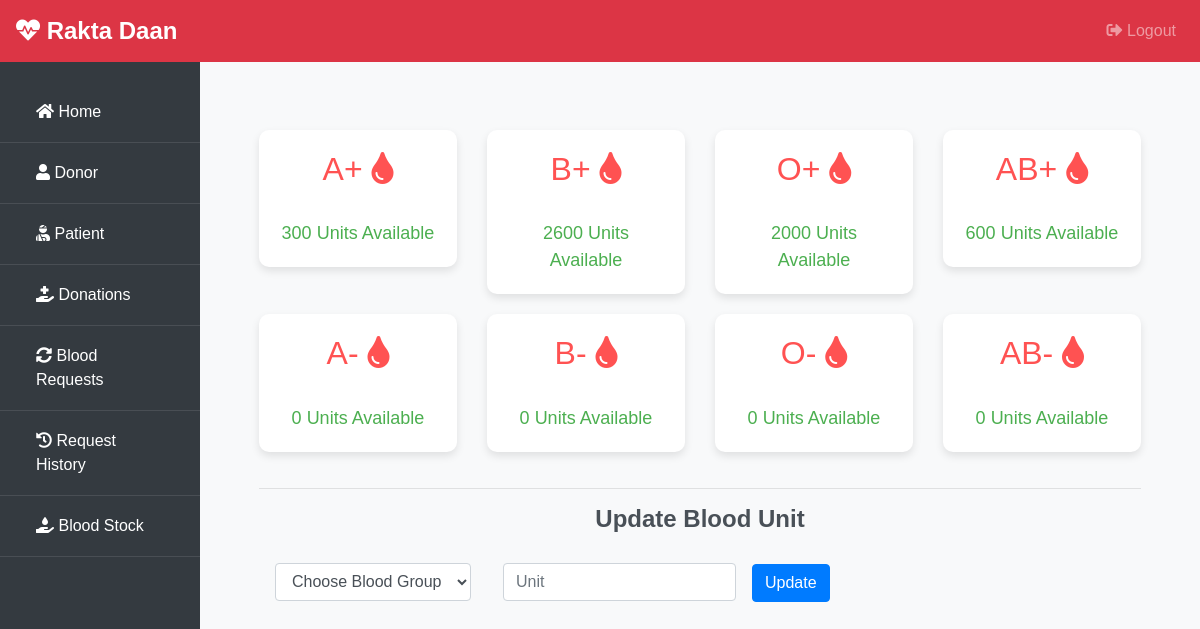
The page /admin-blood (signed in) on the database its author committed.
### blood/models.py (models this page shows, shortened)
class Stock(models.Model):
    bloodgroup=models.CharField(max_length=10)
    unit=models.PositiveIntegerField(default=0)

### blood/views.py (the view, shortened to what this page needs)
# urls.py: path('admin-blood', views.admin_blood_view,name='admin-blood'),
@login_required(login_url='adminlogin')
def admin_blood_view(request):
    dict={
        'bloodForm':forms.BloodForm(),
        'A1':models.Stock.objects.get(bloodgroup="A+"),
        'A2':models.Stock.objects.get(bloodgroup="A-"),
        'B1':models.Stock.objects.get(bloodgroup="B+"),
        'B2':models.Stock.objects.get(bloodgroup="B-"),
        'AB1':models.Stock.objects.get(bloodgroup="AB+"),
        'AB2':models.Stock.objects.get(bloodgroup="AB-"),
        'O1':models.Stock.objects.get(bloodgroup="O+"),
        'O2':models.Stock.objects.get(bloodgroup="O-"),
    }
    return render(request,'blood/admin_blood.html',context=dict)

### blood/forms.py
class BloodForm(forms.ModelForm):
    class Meta:
        model=models.Stock
        fields=['bloodgroup','unit']

### templates/blood/admin_blood.html (shortened to what this page needs)
{% extends 'blood/adminbase.html' %}
{% block content %}
<br><br>
<div class="container">
    <div class="row">
        <div class="col-sm-3">
          <div class="card blood-type-card">
            <div class="card-body">
                <div class="blood-type">
                    <h2>A+ <i class="fas fa-tint"></i></h2>
                </div><br>
                <div class="unit-info">
                    {{ A1.unit }} Units Available
                </div>
            </div>
          </div>
        </div>
        <div class="col-sm-3">
            <div class="card blood-type-card">
                <div class="card-body">
                    <div class="blood-type">
                        <h2>B+ <i class="fas fa-tint"></i></h2>
                    </div><br>
                    <div class="unit-info">
                        {{ B1.unit }} Units Available
                    </div>
                </div>
              </div>
        </div>
        <div class="col-sm-3">
            <div class="card blood-type-card">
                <div class="card-body">
                    <div class="blood-type">
                        <h2>O+ <i class="fas fa-tint"></i></h2>
                    </div><br>
                    <div class="unit-info">
                        {{ O1.unit }} Units Available
                    </div>
                </div>
              </div>
          </div>
          <div class="col-sm-3">
            <div class="card blood-type-card">
                <div class="card-body">
                    <div class="blood-type">
                        <h2>AB+ <i class="fas fa-tint"></i></h2>
                    </div><br>
                    <div class="unit-info">
                        {{ AB1.unit }} Units Available
                    </div>
                </div>
              </div>
          </div>
      </div>
      <div class="row">
        <div class="col-sm-3">
          <div class="card blood-type-card">
            <div class="card-body">
                <div class="blood-type">
                    <h2>A- <i class="fas fa-tint"></i></h2>
                </div><br>
                <div class="unit-info">
                    {{ A2.unit }} Units Available
                </div>
            </div>
          </div>
        </div>
        <div class="col-sm-3">
            <div class="card blood-type-card">
                <div class="card-body">
                    <div class="blood-type">
                        <h2>B- <i class="fas fa-tint"></i></h2>
                    </div><br>
                    <div class="unit-info">
                        {{ B2.unit }} Units Available
                    </div>
                </div>
              </div>
        </div>
        <div class="col-sm-3">
            <div class="card blood-type-card">
                <div class="card-body">
                    <div class="blood-type">
                        <h2>O- <i class="fas fa-tint"></i></h2>
                    </div><br>
                    <div class="unit-info">
                        {{ O2.unit }} Units Available
                    </div>
                </div>
              </div>
          </div>
          <div class="col-sm-3">
            <div class="card blood-type-card">
                <div class="card-body">
                    <div class="blood-type">
                        <h2>AB- <i class="fas fa-tint"></i></h2>
                    </div><br>
                    <div class="unit-info">
                        {{ AB2.unit }} Units Available
                    </div>
                </div>
              </div>
          </div>
      </div>
    <hr>
    <div class="row">
        <div class="col-sm-12">
            <h3 class="text-center">Update Blood Unit</h3>
        </div>
    </div>
    <div class="row">
        <div class="col-sm-12">
            <form class="form-inline custom-form" method="POST">
                <div class="form-group mx-sm-3 mb-6">
                    <select name="bloodgroup" class="form-control">
                        <option disabled="disabled" selected="selected">Choose Blood Group</option>
                    </select>
                </div>
                <div class="form-group mx-sm-3 mb-6">
                    <input type="number" class="form-control" name="unit" placeholder="Unit">
                </div>
                <button type="submit" class="btn btn-primary mb-2">Update</button>
            </form>
        </div>
    </div>
</div>
{% endblock content %}

### templates/blood/adminbase.html (style rules this page uses)
body { font-family: Arial, sans-serif; background-color: #f8f9fa; }
.main-content h3 { font-size: 24px; margin-bottom: 20px; color: #495057; font-weight: bold; }

### templates/blood/admin_blood.html (style rules this page uses)
.blood-type-card, .statistics-card { margin-bottom: 20px; border: none; border-radius: 10px; box-shadow: 0 4px 8px rgba(0, 0, 0, 0.1); }
.blood-type-card .card-body, .statistics-card .card-body { text-align: center; }
.blood-type { font-size: 24px; color: #ff5252; }
.unit-info, .statistics-info { font-size: 18px; color: #4caf50; }
.custom-form button { margin-top: 10px; }

### rows shown on the page
Stock: unit "300"
Stock: unit "2600"
Stock: unit "2000"
Stock: unit "600"
Stock: unit "0"
Stock: unit "0"
Stock: unit "0"
Stock: unit "0"
